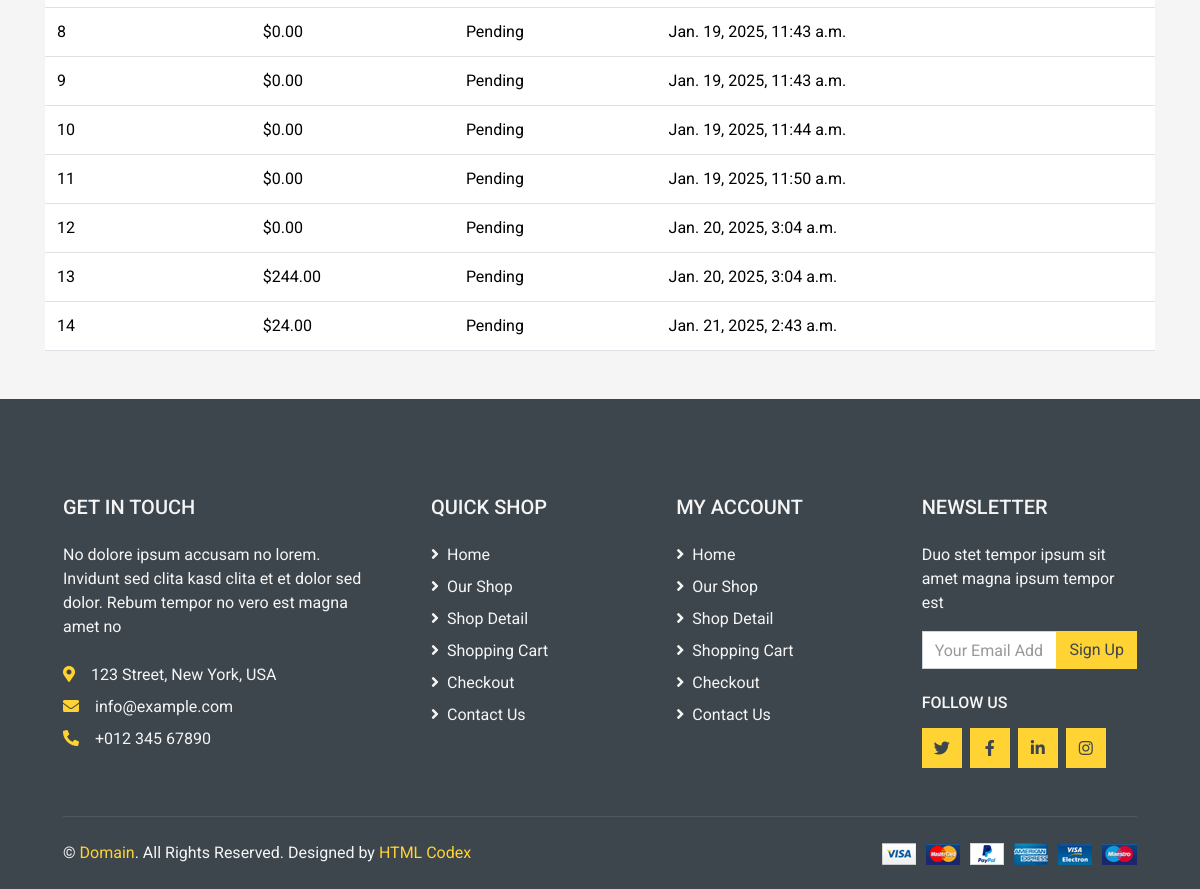
The page /orders/ (signed in, lower part) on the database as committed earlier.
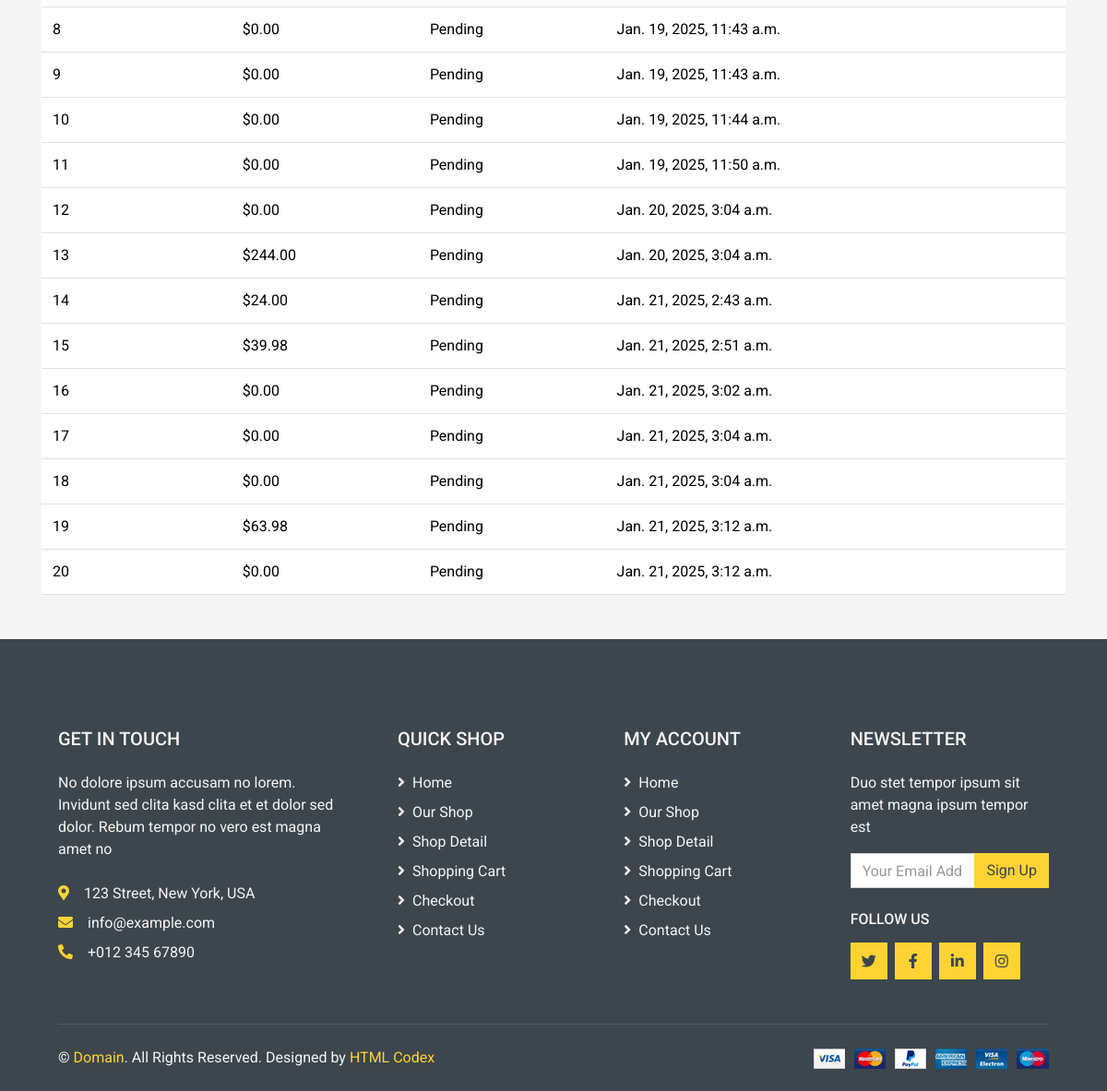
The same page on the database as committed later.
### products/models.py (models this page shows, shortened)
class Order(models.Model):
    user = models.ForeignKey(User, on_delete=models.CASCADE)
    total = models.DecimalField(max_digits=10, decimal_places=2)
    created_at = models.DateTimeField(auto_now_add=True)
    status = models.CharField(max_length=50, default='Pending')

### products/views.py (the view)
# urls.py: path('orders/', views.order_list, name='order_list'),
def order_list(request):
    orders = Order.objects.filter(user=request.user)
    return render(request, 'products/order_list.html', {'orders': orders})

### products/templates/products/order_list.html (shortened to what this page needs)
{% extends 'base.html' %}
{% block content %}
<div class="container mt-5">
    {% if orders %}
        <table class="table">
            <tbody>
                {% for order in orders %}
                    <tr>
                        <td>{{ order.id }}</td>
                        <td>${{ order.total }}</td>
                        <td>{{ order.status }}</td>
                        <td>{{ order.created_at }}</td>
                    </tr>
                {% endfor %}
            </tbody>
        </table>
    {% else %}
        <p>You have no orders yet.</p>
    {% endif %}
</div>
{% endblock %}

Rows that differ between the two databases and show on the page:
added Order: id "15", total "39.98", status "Pending", created_at "Jan. 21, 2025, 2:51 a.m."
added Order: id "16", total "0.00", status "Pending", created_at "Jan. 21, 2025, 3:02 a.m."
added Order: id "17", total "0.00", status "Pending", created_at "Jan. 21, 2025, 3:04 a.m."
added Order: id "18", total "0.00", status "Pending", created_at "Jan. 21, 2025, 3:04 a.m."
added Order: id "19", total "63.98", status "Pending", created_at "Jan. 21, 2025, 3:12 a.m."
added Order: id "20", total "0.00", status "Pending", created_at "Jan. 21, 2025, 3:12 a.m."
